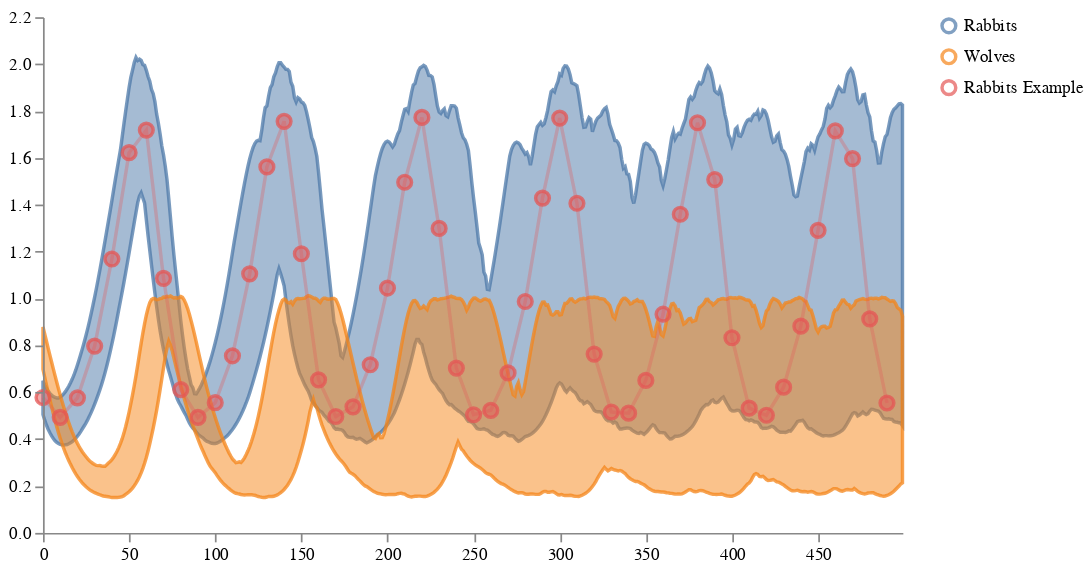

Notebook code cell kept with this figure:
### Code cell
nice_labels={"Rabbits_sol": "Rabbits", "Wolves_sol": "Wolves"}

schema = vega.trajectories(prior_samples, 
                           subset=".*_sol", 
                           relabel=nice_labels,
                           points=observed_points
                           )
schema = vega.pad(schema, 5)
vega.save_schema(schema, "_schema.json")
vega.ipy_display(schema)

### Figure 1 — Vega specification as saved in the notebook (floating-point values rounded to 4 significant figures; data arrays with more than 128 entries replaced by an {"elided": "..."} marker saying what was removed)
{"$schema": "https://vega.github.io/schema/vega/v5.json", "axes": [{"orient": "bottom", "scale": "xscale", "zindex": 100}, {"orient": "left", "scale": "yscale", "zindex": 100}], "data": [{"name": "distributions", "values": {"elided": "1000 records"}}, {"name": "points", "values": [{"sample_id": 0, "timepoint_id": 0, "trajectory": "Rabbits Example", "value": 0.5774}, {"sample_id": 0, "timepoint_id": 10, "trajectory": "Rabbits Example", "value": 0.4931}, {"sample_id": 0, "timepoint_id": 20, "trajectory": "Rabbits Example", "value": 0.5761}, {"sample_id": 0, "timepoint_id": 30, "trajectory": "Rabbits Example", "value": 0.797}, {"sample_id": 0, "timepoint_id": 40, "trajectory": "Rabbits Example", "value": 1.168}, {"sample_id": 0, "timepoint_id": 50, "trajectory": "Rabbits Example", "value": 1.622}, {"sample_id": 0, "timepoint_id": 60, "trajectory": "Rabbits Example", "value": 1.718}, {"sample_id": 0, "timepoint_id": 70, "trajectory": "Rabbits Example", "value": 1.086}, {"sample_id": 0, "timepoint_id": 80, "trajectory": "Rabbits Example", "value": 0.6113}, {"sample_id": 0, "timepoint_id": 90, "trajectory": "Rabbits Example", "value": 0.493}, {"sample_id": 0, "timepoint_id": 100, "trajectory": "Rabbits Example", "value": 0.5555}, {"sample_id": 0, "timepoint_id": 110, "trajectory": "Rabbits Example", "value": 0.7555}, {"sample_id": 0, "timepoint_id": 120, "trajectory": "Rabbits Example", "value": 1.105}, {"sample_id": 0, "timepoint_id": 130, "trajectory": "Rabbits Example", "value": 1.561}, {"sample_id": 0, "timepoint_id": 140, "trajectory": "Rabbits Example", "value": 1.756}, {"sample_id": 0, "timepoint_id": 150, "trajectory": "Rabbits Example", "value": 1.191}, {"sample_id": 0, "timepoint_id": 160, "trajectory": "Rabbits Example", "value": 0.6529}, {"sample_id": 0, "timepoint_id": 170, "trajectory": "Rabbits Example", "value": 0.4966}, {"sample_id": 0, "timepoint_id": 180, "trajectory": "Rabbits Example", "value": 0.5378}, {"sample_id": 0, "timepoint_id": 190, "trajectory": "Rabbits Example", "value": 0.7174}, {"sample_id": 0, "timepoint_id": 200, "trajectory": "Rabbits Example", "value": 1.045}, {"sample_id": 0, "timepoint_id": 210, "trajectory": "Rabbits Example", "value": 1.496}, {"sample_id": 0, "timepoint_id": 220, "trajectory": "Rabbits Example", "value": 1.772}, {"sample_id": 0, "timepoint_id": 230, "trajectory": "Rabbits Example", "value": 1.299}, {"sample_id": 0, "timepoint_id": 240, "trajectory": "Rabbits Example", "value": 0.7031}, {"sample_id": 0, "timepoint_id": 250, "trajectory": "Rabbits Example", "value": 0.504}, {"sample_id": 0, "timepoint_id": 260, "trajectory": "Rabbits Example", "value": 0.5229}, {"sample_id": 0, "timepoint_id": 270, "trajectory": "Rabbits Example", "value": 0.6823}, {"sample_id": 0, "timepoint_id": 280, "trajectory": "Rabbits Example", "value": 0.9871}, {"sample_id": 0, "timepoint_id": 290, "trajectory": "Rabbits Example", "value": 1.428}, {"sample_id": 0, "timepoint_id": 300, "trajectory": "Rabbits Example", "value": 1.77}, {"sample_id": 0, "timepoint_id": 310, "trajectory": "Rabbits Example", "value": 1.406}, {"sample_id": 0, "timepoint_id": 320, "trajectory": "Rabbits Example", "value": 0.7627}, {"sample_id": 0, "timepoint_id": 330, "trajectory": "Rabbits Example", "value": 0.5157}, {"sample_id": 0, "timepoint_id": 340, "trajectory": "Rabbits Example", "value": 0.5109}, {"sample_id": 0, "timepoint_id": 350, "trajectory": "Rabbits Example", "value": 0.6504}, {"sample_id": 0, "timepoint_id": 360, "trajectory": "Rabbits Example", "value": 0.9329}, {"sample_id": 0, "timepoint_id": 370, "trajectory": "Rabbits Example", "value": 1.359}, {"sample_id": 0, "timepoint_id": 380, "trajectory": "Rabbits Example", "value": 1.75}, {"sample_id": 0, "timepoint_id": 390, "trajectory": "Rabbits Example", "value": 1.507}, {"sample_id": 0, "timepoint_id": 400, "trajectory": "Rabbits Example", "value": 0.8325}, {"sample_id": 0, "timepoint_id": 410, "trajectory": "Rabbits Example", "value": 0.5322}, {"sample_id": 0, "timepoint_id": 420, "trajectory": "Rabbits Example", "value": 0.5018}, {"sample_id": 0, "timepoint_id": 430, "trajectory": "Rabbits Example", "value": 0.6216}, {"sample_id": 0, "timepoint_id": 440, "trajectory": "Rabbits Example", "value": 0.882}, {"sample_id": 0, "timepoint_id": 450, "trajectory": "Rabbits Example", "value": 1.291}, {"sample_id": 0, "timepoint_id": 460, "trajectory": "Rabbits Example", "value": 1.715}, {"sample_id": 0, "timepoint_id": 470, "trajectory": "Rabbits Example", "value": 1.597}, {"sample_id": 0, "timepoint_id": 480, "trajectory": "Rabbits Example", "value": 0.9127}, {"sample_id": 0, "timepoint_id": 490, "trajectory": "Rabbits Example", "value": 0.5542}]}, {"name": "selected", "on": [{"remove": true, "trigger": "clear"}, {"remove": true, "trigger": "!shift"}, {"insert": "clicked", "trigger": "!shift && clicked"}, {"toggle": "clicked", "trigger": "shift && clicked"}]}], "height": 300, "legends": [{"encode": {"labels": {"interactive": true, "name": "legendLabel", "update": {"opacity": [{"test": "!length(data('selected')) || indata('selected', 'value', datum.value)", "value": 1}, {"value": 0.25}]}}, "symbols": {"interactive": true, "name": "legendSymbol", "update": {"fill": {"value": "transparent"}, "opacity": [{"test": "!length(data('selected')) || indata('selected', 'value', datum.value)", "value": 0.7}, {"value": 0.15}], "size": {"value": 64}, "strokeWidth": {"value": 2}}}}, "stroke": "color"}], "marks": [{"from": {"facet": {"data": "points", "groupby": "trajectory", "name": "points_split"}}, "marks": [{"encode": {"hover": {"fillOpacity": {"value": 0.9}}, "update": {"fill": {"field": "trajectory", "scale": "color"}, "fillOpacity": [{"test": "!length(data('selected')) || indata('selected', 'value', datum.trajectory)", "value": 0.5}, {"value": 0.15}], "stroke": {"field": "trajectory", "scale": "color"}, "strokeOpacity": [{"test": "!length(data('selected')) || indata('selected', 'value', datum.trajectory)", "value": 0.75}, {"value": 0.15}], "strokeWidth": {"value": 2}, "x": {"field": "timepoint_id", "scale": "xscale"}, "y": {"field": "value", "scale": "yscale"}}}, "from": {"data": "points"}, "name": "_points", "type": "symbol", "zindex": 3}, {"encode": {"hover": {"fillOpacity": {"value": 0.9}}, "update": {"interpolate": {"value": "linear"}, "stroke": {"field": "trajectory", "scale": "color"}, "strokeOpacity": [{"test": "!length(data('selected')) || indata('selected', 'value', datum.trajectory)", "value": 0.3}, {"value": 0.1}], "strokeWidth": {"value": 2}, "x": {"field": "timepoint_id", "scale": "xscale"}, "y": {"field": "value", "scale": "yscale"}}}, "from": {"data": "points"}, "name": "_points_line", "type": "line", "zindex": 3}], "type": "group", "zindex": 3}, {"from": {"facet": {"data": "distributions", "groupby": "trajectory", "name": "trajectory_split"}}, "marks": [{"encode": {"hover": {"fillOpacity": {"value": 0.9}}, "update": {"fill": {"field": "trajectory", "scale": "color"}, "fillOpacity": [{"test": "!length(data('selected')) || indata('selected', 'value', datum.trajectory)", "value": 0.5}, {"value": 0.15}], "interpolate": {"value": "linear"}, "stroke": {"field": "trajectory", "scale": "color"}, "strokeOpacity": [{"test": "!length(data('selected')) || indata('selected', 'value', datum.trajectory)", "value": 0.75}, {"value": 0.15}], "strokeWidth": {"value": 2}, "x": {"field": "timepoint_id", "scale": "xscale"}, "y": {"field": "upper", "scale": "yscale"}, "y2": {"field": "lower", "scale": "yscale"}}}, "from": {"data": "trajectory_split"}, "type": "area"}], "name": "_distributions", "type": "group", "zindex": 1}], "padding": 5, "scales": [{"domain": {"fields": [{"data": "distributions", "field": "timepoint_id"}, {"data": "points", "field": "timepoint_id"}]}, "name": "xscale", "range": "width", "type": "linear", "zero": false}, {"domain": {"fields": [{"data": "distributions", "field": "lower"}, {"data": "distributions", "field": "upper"}, {"data": "points", "field": "value"}]}, "name": "yscale", "nice": true, "range": "height", "type": "linear", "zero": true}, {"domain": {"fields": [{"data": "distributions", "field": "trajectory"}, {"data": "points", "field": "trajectory"}]}, "name": "color", "range": "category", "type": "ordinal"}], "signals": [{"name": "clear", "on": [{"events": "mouseup[!event.item]", "force": true, "update": "true"}], "value": true}, {"name": "shift", "on": [{"events": "@legendSymbol:click, @legendLabel:click", "force": true, "update": "event.shiftKey"}], "value": false}, {"name": "clicked", "on": [{"events": "@legendSymbol:click, @legendLabel:click", "force": true, "update": "{value: datum.value}"}], "value": null}], "width": 500}
